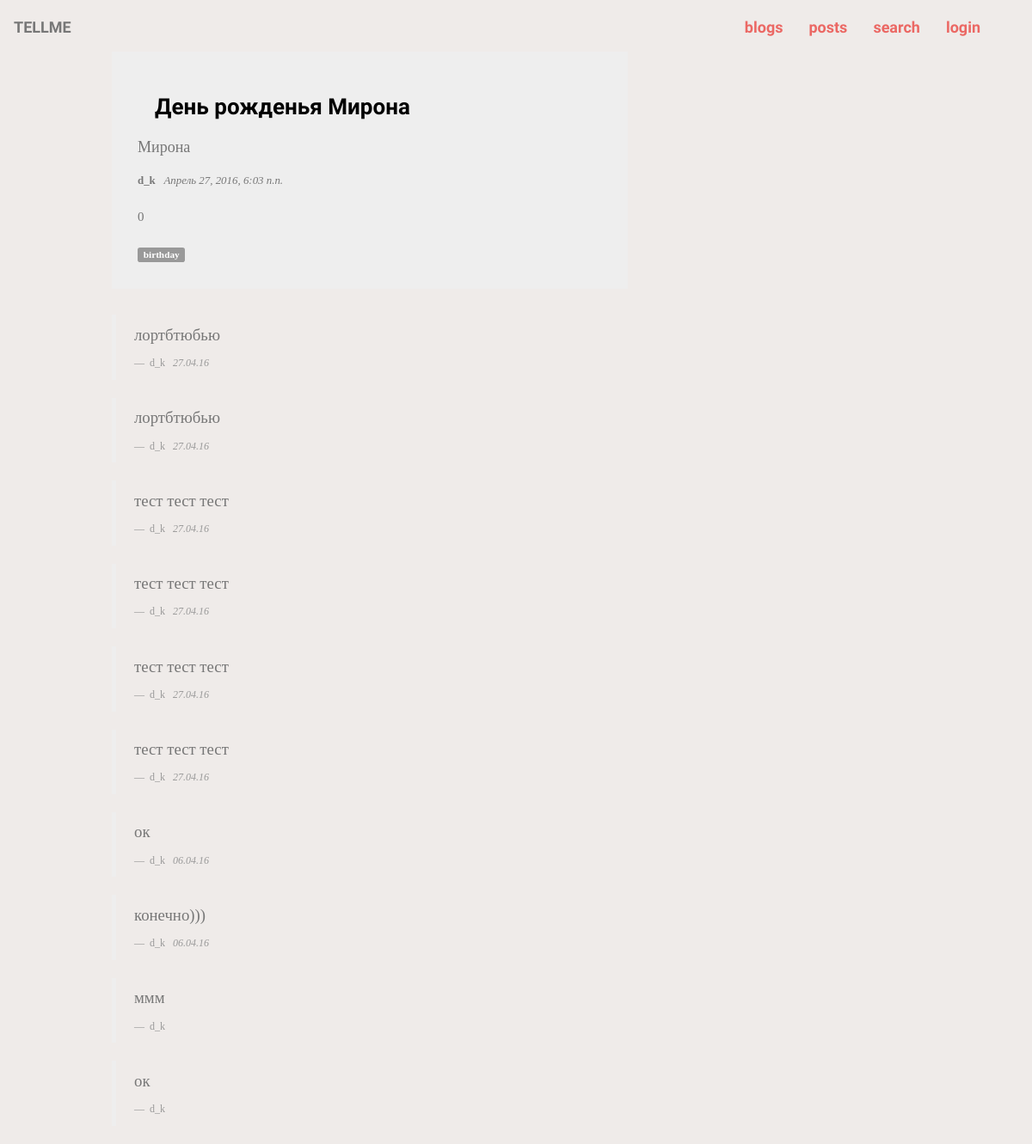
The app's page /events/1/ with its own data.
### events/models.py (models this page shows, shortened)
class Event(LikeMixin):
    title = models.CharField(verbose_name=u'Заголовок', max_length=255)
    text = models.TextField(verbose_name=u'Поле ввода текста', blank=True)
    create_date = models.DateTimeField(verbose_name=u'Дата создания', auto_now_add=True,  blank=True, null=True)
    change_date = models.DateTimeField(verbose_name=u'Дата последнего редактирования', auto_now=True,  blank=True, null=True)
    author = models.ForeignKey(settings.AUTH_USER_MODEL, verbose_name=u'Автор', null=True)
    blog = models.ForeignKey('blog.Blog', verbose_name=u'Блог', related_name='event', blank=True, null=True)
    total = models.FloatField(default=0)
    like_count = models.IntegerField(default=0)
    is_published = models.BooleanField(default=False)
    tags = models.ManyToManyField(Tag, related_name='tags')
    class Meta:
        verbose_name = u'Событие'
        verbose_name_plural = u'События'
        ordering = ('-create_date', )
    objects = EventQuerySet.as_manager()
    def get_cent_answers_channel_name(self):
        return "event_%d"%self.id

class Tag(models.Model):
     name = models.CharField(max_length=255)
     class Meta:
         verbose_name = u'Тэг'
         verbose_name_plural = u'Тэги'
         ordering = ('name', )

### comments/models.py (models this page shows, shortened)
class Comment(LikeMixin):
    text = models.TextField(verbose_name=u'Поле ввода текста', max_length=400)
    create_date= models.DateTimeField(verbose_name=u'Дата публикации', auto_now_add=True,  blank=True, null=True)
    change_date = models.DateTimeField(verbose_name=u'Дата последнего редактирования', auto_now=True,  blank=True, null=True)
    author = models.ForeignKey(settings.AUTH_USER_MODEL, verbose_name=u'Автор', related_name='comments')
    event = models.ForeignKey('events.Event', verbose_name=u'Событие', related_name='comments')
    class Meta:
        verbose_name = u'Комментарий'
        verbose_name_plural = u'Комментарии'
        ordering = ('-create_date', )

### events/views.py (the view, shortened to what this page needs)
# urls.py: url(r'^(?P<pk>\d+)/$', EventDetail.as_view(), name="event_detail"),
class EventDetail(CreateView):
    model = Comment
    template_name = 'events/event.html'
    fields = ('text', )
    def dispatch(self, request, pk=None, *args, **kwargs):
        self.event = get_object_or_404(Event, id=pk)
        return super(EventDetail, self).dispatch(request, *args, **kwargs)
    def get_context_data(self, **kwargs):
        context = super(EventDetail, self).get_context_data(**kwargs)
        context['event'] = self.event
        return context

### like/models.py (called while the page is built)
    @models.permalink
    def get_like_url(self):
        content_type = ContentType.objects.get_for_model(self.__class__)
        return 'likes:do_like', (), {'content_type_id': content_type.id, 'pk': self.id}

### events/templates/events/event.html (shortened to what this page needs)
{% extends "base.html" %}
{% load widget_tweaks %}
{% block content %}
    <div class="event__positioner">
        <div class="jumbotron" style="padding:30px">
            <h2 class='event__title'>
                {{ event.title }}
            </h2>
            <p style="font-size:18px">{{ event.text }}</p>
            <small><b>{{ event.author }}</b>&nbsp&nbsp&nbsp<cite>{{ event.change_date }}</cite></small><br><br>
            <div class="ico__container">
                {% include "likes/like_button.html" with object=event %}
            </div>
            <div>
                {% for tag in event.tags.all %}
                    <span class="label label-default">
                        {{ tag.name }}
                    </span>
                {% endfor %}
            </div>
        </div>
        <div id="comments__container">
        {% for comment in event.comments.all %}
            <blockquote class="comment">
            	<p>{{ comment.text }}</p>
                <small style="font-size:12px">
                    {{ comment.author }}&nbsp&nbsp
                    <cite>
                    	{{ comment.change_date|date:"d.m.y"  }}
                    </cite>
                </small>
        	</blockquote>
        {% endfor %}
        </div>
    </div>
    {% load staticfiles %}
{% endblock %}

### core/templates/base.html (shortened to what this page needs)
{% load static %}
<!DOCTYPE html>
<html>
	<head>
        <link rel="stylesheet" href="{% static "core/landing.css" %}">
		<link rel="stylesheet" href="{% static "core/maxcdn.bootstrapcdn.com/bootstrap/3.3.6/css/bootstrap.min.css" %}">
        <link rel="stylesheet" href="{% static "css/bootstrap.min.css" %}">
        <link rel="stylesheet" type="text/css" href="{% static "core/cdnjs.cloudflare.com/ajax/libs/jqueryui/1.11.4/jquery-ui.min.css" %}">
        <link rel="stylesheet" type="text/css" href="{% static "core/cdnjs.cloudflare.com/ajax/libs/chosen/1.4.2/chosen.min.css" %}">
        <link rel="stylesheet" href="{% static "css/hover.css" %}" media="all">
        <link href="//maxcdn.bootstrapcdn.com/font-awesome/4.2.0/css/font-awesome.min.css" rel="stylesheet" media="all">
        <link rel="stylesheet" href="{% static "core/style.css" %}">
	</head>
<body>
    <nav class="navbar navbar-defaultnavbar-fixed-top" role="banner">
        <div class="navbar-brand">
            TellMe
        </div>
        <div class="container">
            <div class="collapse navbar-collapse navbar-right">
                <ul class="nav navbar-nav">
                    <li><a href='{%url 'blog:blog_list'%}'>blogs</a></li>
                    <li><a href='{%url 'events:event_list'%}'>posts</a></li>
                    <li><a href='/search/'>search</a></li>
                    <li>
                        {% if user.is_authenticated %}
                            <a href='{%url 'logout'%}'>logout</a>
                        {% else %}
                            <a href='{%url 'login'%}'>login</a>
                        {%endif%}
                    </li>
                </ul>
            </div>
        </div>
    </nav>
    <div class="content-positioner">
	    {% block content %}
	    {% endblock %}
	</div>
</body>
</html>

### like/templates/likes/like_button.html (shortened to what this page needs)
<div class="like__container">
	<div class="like__count">{{ object.likes.count }}</div>
</div>

### core/static/core/landing.css (style rules this page uses)
body { background: url('img/back.jpg') no-repeat fixed center; background-size: 100%; }

### core/static/core/style.css (style rules this page uses)
body { background-color: #efebe9; }
.content-positioner { position: absolute; left: 100px; top: 60px; width: 90%; }
.event__title { margin: 20px; font-size: 26px; font-weight: bold; color: #795548; }
.event__positioner { position: relative; float: left; margin-left: 30px; width: 600px; }

### records on screen
Event: title "День рожденья Мирона", text "Мирона", author "d_k", change_date "Апрель 27, 2016, 6:03 п.п."
Tag: name "birthday"
Comment: text "лортбтюбью", author "d_k", change_date "27.04.16"
Comment: text "лортбтюбью", author "d_k", change_date "27.04.16"
Comment: text "тест тест тест", author "d_k", change_date "27.04.16"
Comment: text "тест тест тест", author "d_k", change_date "27.04.16"
Comment: text "тест тест тест", author "d_k", change_date "27.04.16"
Comment: text "тест тест тест", author "d_k", change_date "27.04.16"
Comment: text "ок", author "d_k", change_date "06.04.16"
Comment: text "конечно)))", author "d_k", change_date "06.04.16"
Comment: text "ммм", author "d_k"
Comment: text "ок", author "d_k"

### other values on screen
{{ object.likes.count }} "0"
